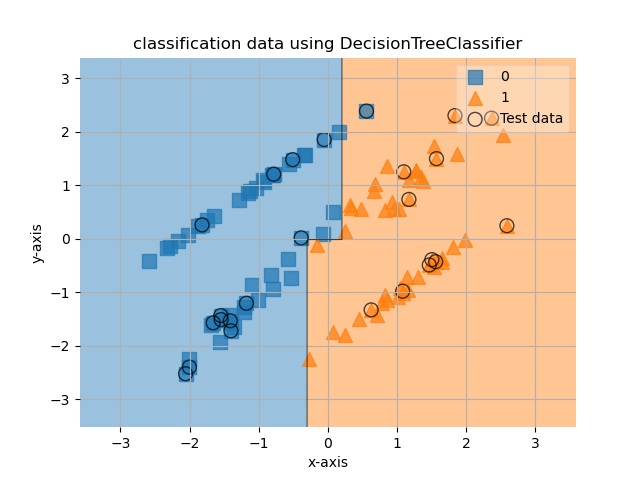

The Python source for this figure:
from sklearn.datasets import make_classification
from sklearn.model_selection import train_test_split
from mlxtend.plotting import plot_decision_regions
import numpy as np
import matplotlib.pyplot as plt

X,y = make_classification(n_samples=100, n_features=2, n_redundant=0, random_state=42)

train_X, test_X, train_y, test_y = train_test_split(X, y, random_state=42)

from sklearn.tree import DecisionTreeClassifier

model = DecisionTreeClassifier()
model.fit(train_X,train_y)
print(model.score(test_X,test_y))

#plt.xlim(min(X[:, 0]) - 0.5, max(X[:, 0]) + 0.5)
plt.xlim(-4.5,4.5)
plt.ylim(min(X[:, 1]) - 0.5, max(X[:, 1]) + 0.5)

plt.grid(True)
plt.title("classification data using DecisionTreeClassifier")
plt.xlabel("x-axis")
plt.ylabel("y-axis")

output_X = np.concatenate([train_X, test_X])	# 出力用の全データ 学習用＋評価用 の順
output_y = np.concatenate([train_y, test_y])	# 出力用の全データ 学習用＋評価用 の順
scatter_kwargs = {'s': 100, 'edgecolor': None, 'alpha': 0.7}	# 散布図用表示設定
scatter_highlight_kwargs = {'s': 100, 'label': 'Test data', 'alpha': 0.7}	# 評価用表示設定
plot_decision_regions(output_X, output_y, model,
                      legend=1,
                      X_highlight=test_X,
                      scatter_kwargs=scatter_kwargs,
                      scatter_highlight_kwargs=scatter_highlight_kwargs)

plt.savefig("16_18_xtd.png")
plt.show()
